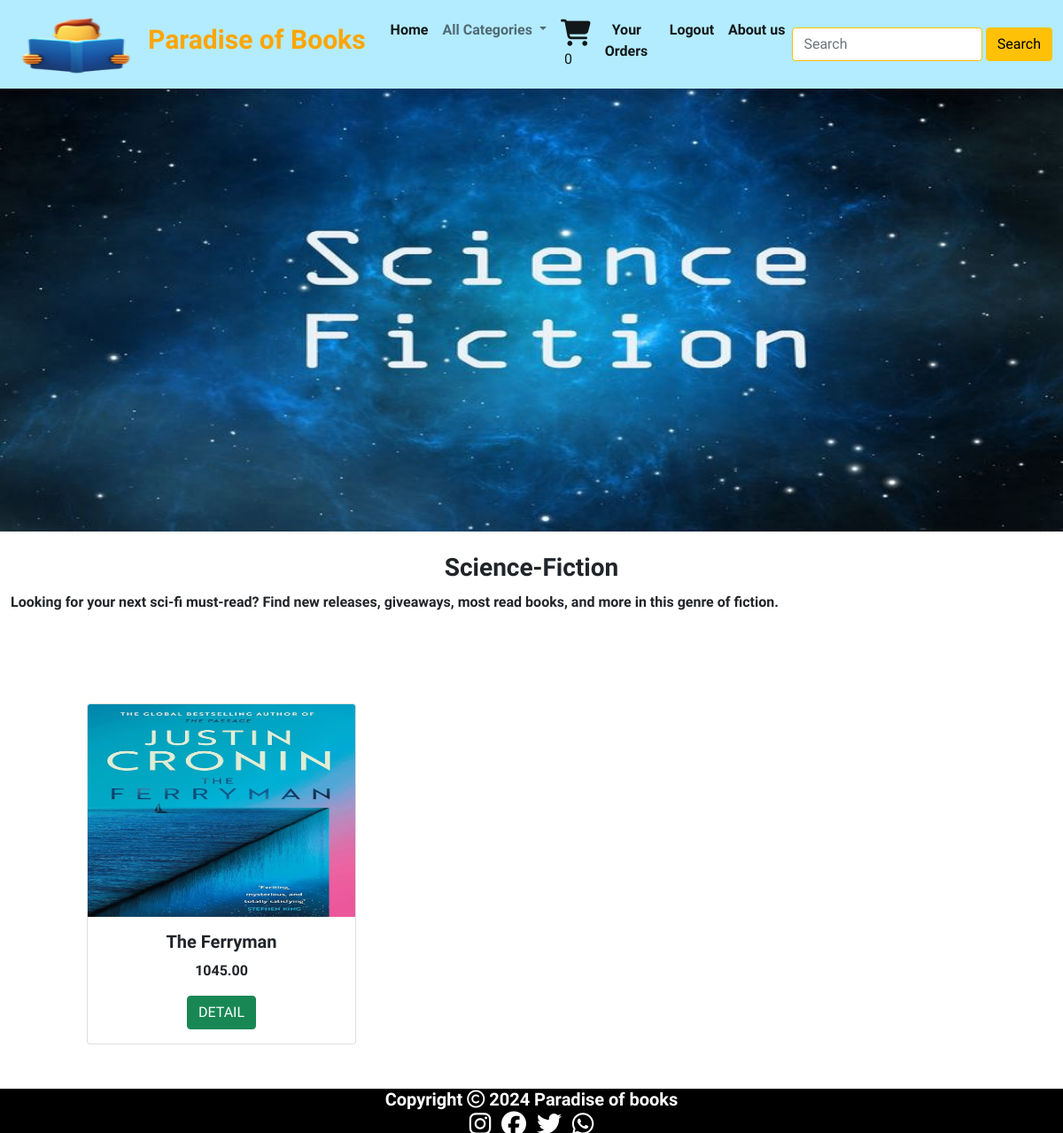
The app's page /allproducts/Science-Fiction (signed in) with its own data.
### books/models.py (models this page shows, shortened)
class Category(models.Model):
    name=models.CharField(max_length=200)
    desc=models.TextField()
    image=models.ImageField(upload_to='books/categories',blank=True,null=True)

class Product(models.Model):
    name=models.CharField(max_length=200)
    desc=models.TextField()
    image=models.ImageField(upload_to='books/products',blank=True,null=True)
    price=models.DecimalField(max_digits=10,decimal_places=2)
    category=models.ForeignKey(Category,on_delete=models.CASCADE)
    stock=models.IntegerField()
    available=models.BooleanField(default=True)
    created=models.DateTimeField(auto_now_add=True)
    updated=models.DateTimeField(auto_now=True)

### books/views.py (the view)
# urls.py: path('allproducts/<p>',views.allproducts,name="allproducts"),
@login_required
def allproducts(request,p):
    c=Category.objects.get(name=p)
    p=Product.objects.filter(category=c)
    return render(request,'product.html',{'c':c,'p':p})

### books/context_processors.py (called while the page is built)
def menu_links(request):
    c=Category.objects.all()
    return {'links':c}

### cart/context_processors.py (called while the page is built)
def productcount(request):
    item_count=0
    if request.user.is_authenticated:
        u=request.user
        try:
            cart=Cart.objects.filter(user=u)
            for i in cart:
                item_count=item_count+i.quantity
        except:
            item_count=0
    return{'count':item_count}

### templates/product.html
<!DOCTYPE html>
{% extends 'base.html' %}
{% load static %}
{% block content %}
<div>
    <img src="{{c.image.url}}" height="500px" width="100%;"   >
</div>
    <div class="container-fluid mt-4" style="margin-bottom:100px;">
    <h3 class="text-center"><b >{{c.name}}</b></h3>
    <P style="line-height:1.8;text-align:justify;"><b>{{c.desc}}</b> </P>
</div>
<center><div class="container-fluid mt-4" style="margin-bottom:100px;">
<div class="row">
    {% for i in p %}
    <div class="col-sm-5">
<div class="card" style="width: 19rem;">
  <img src="{{i.image.url}}" class="card-img-top" alt="..." height="240px;" >
  <div class="card-body">
    <h5 class="card-title"><b>{{i.name}}</b></h5>
    <p class="card-text"><b>{{i.price}}</b></p>
    <a href="{% url 'books:detail' i.name %}" class="btn btn-success">DETAIL</a>
  </div>
</div></div>
    {% endfor %}
</div></div>
    </center>
{% endblock %}

### static/css/style.css (style rules this page uses)
body { font-family: 'Philosopher', sans-serif; }
p { line-height:25px; }

### records on screen
Category: image (picture), name "Science-Fiction", desc "Looking for your next sci-fi must-read? Find new releases, giveaways, most read books, and more in this genre of fiction."
Product: image (picture), name "The Ferryman", price "1045.00"

### other values on screen
{{ count }} "0"
